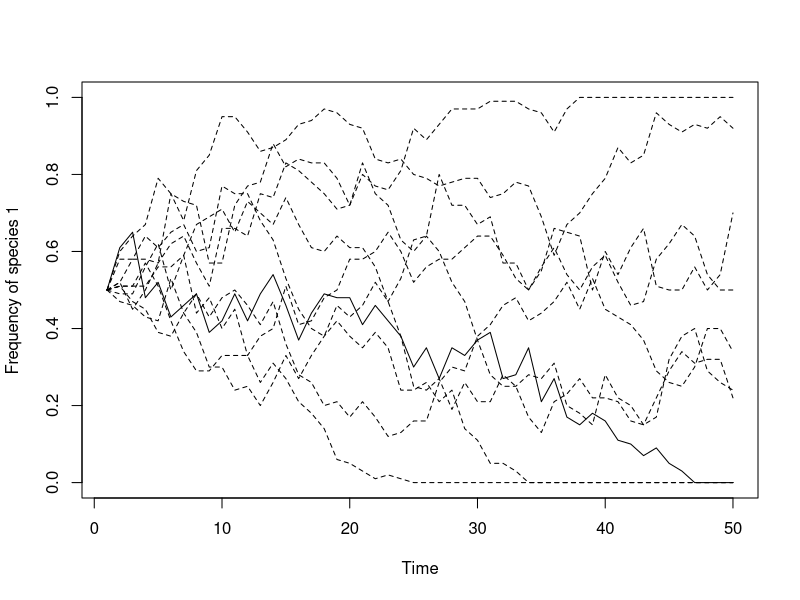

Reproduce this figure in R.
## ---- chunk 1
## specify parameters, initial conditions, and output matrix
num.years <- 50 
num.patch <- 10
freq.1.mat <- matrix(nrow = num.years, ncol = num.patch)

J <- 100 # number of individuals PER PATCH
init.1 <- 0.5*J 
COM <- matrix(nrow=J, ncol=num.patch)
COM[1:init.1,] <- 1; COM[(init.1+1):J,] <- 2 

year <- 2 

m <- 0
fit.ratio.avg <- vector(length=num.patch)
fit.ratio.avg[] <- 1
freq.dep <- vector(length=num.patch)
freq.dep[] <- 0

## record data (frequency of species 1) for year 1
freq.1.mat[1,] <- init.1/J 

## run simulation
for (i in 1:(J*num.patch*(num.years-1))) {
  
  ## choose a patch where a death even will occur
  patch <- sample(1:num.patch,1)
  
  ## calculate Pr.1 if dispersal occurs
  if (runif(1) < m) {
    Pr.1 <- sum(COM==1)/(J*num.patch)
  } else { 

  ## calculate Pr.1 if local reproduction (not dispersal)
    freq.1 <- sum(COM[,patch]==1)/J; freq.2 <- 1 - freq.1
    fit.ratio <- exp(freq.dep[patch]*(freq.1-0.5) + log(fit.ratio.avg[patch]))
    Pr.1 <-  fit.ratio*freq.1/(fit.ratio*freq.1 + freq.2)
  }
  
  COM[ceiling(J*runif(1)),patch] <- sample(c(1,2), 1, prob=c(Pr.1,1-Pr.1)) 

  ## record data  
  if (i %% (J*num.patch) == 0) {
    freq.1.mat[year,] <- colSums(COM==1)/J
    year <- year + 1 
  }
} 

## graph the results
plot(1:num.years, freq.1.mat[,1], type="l", xlab="Time", 
     ylab="Frequency of species 1", ylim=c(0,1))
for (i in 2:(num.patch)) {
  lines(1:num.years,freq.1.mat[,i], type="l", lty=2, ylim=c(0,1))
}


